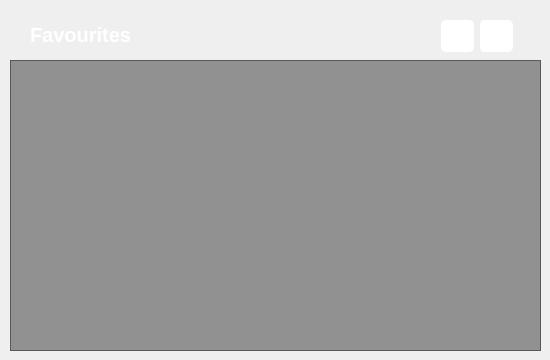
    <widget class="QWidget" name="favourites_page">
     <widget class="QLabel" name="label_10">
      <property name="geometry">
       <rect>
        <x>30</x>
        <y>10</y>
        <width>131</width>
        <height>50</height>
       </rect>
      </property>
      <property name="font">
       <font>
        <pointsize>15</pointsize>
        <weight>75</weight>
        <bold>true</bold>
       </font>
      </property>
      <property name="styleSheet">
       <string notr="true">color: rgb(255, 255, 255);
background-color: rgab(255, 255, 255, 0);</string>
      </property>
      <property name="text">
       <string>Favourites</string>
      </property>
     </widget>
     <widget class="QListWidget" name="favourites_listWidget">
      <property name="geometry">
       <rect>
        <x>10</x>
        <y>60</y>
        <width>531</width>
        <height>291</height>
       </rect>
      </property>
      <property name="font">
       <font>
        <pointsize>13</pointsize>
        <weight>75</weight>
        <bold>true</bold>
       </font>
      </property>
      <property name="cursor" stdset="0">
       <cursorShape>PointingHandCursor</cursorShape>
      </property>
      <property name="styleSheet">
       <string notr="true">color: rgb(86, 227, 194);
background-color: rgba(0, 0, 0, 100);

selection-background-color: rgb(255, 140, 64);
selection-color: rgb(255, 255, 255);
padding:10px;
</string>
      </property>
      <property name="verticalScrollBarPolicy">
       <enum>Qt::ScrollBarAlwaysOff</enum>
      </property>
      <property name="horizontalScrollBarPolicy">
       <enum>Qt::ScrollBarAlwaysOff</enum>
      </property>
     </widget>
     <widget class="QPushButton" name="delete_selected_favourite_btn">
      <property name="geometry">
       <rect>
        <x>441</x>
        <y>20</y>
        <width>33</width>
        <height>32</height>
       </rect>
      </property>
      <property name="cursor">
       <cursorShape>PointingHandCursor</cursorShape>
      </property>
      <property name="styleSheet">
       <string notr="true">background-color: rgb(255, 255, 255);
border-radius:5px;</string>
      </property>
      <property name="text">
       <string/>
      </property>
      <property name="icon">
       <iconset resource="res.qrc">
        <normaloff>:/img/utils/images/clear.png</normaloff>:/img/utils/images/clear.png</iconset>
      </property>
      <property name="iconSize">
       <size>
        <width>32</width>
        <height>32</height>
       </size>
      </property>
     </widget>
     <widget class="QPushButton" name="delete_all_favourites_btn">
      <property name="geometry">
       <rect>
        <x>480</x>
        <y>20</y>
        <width>33</width>
        <height>32</height>
       </rect>
      </property>
      <property name="cursor">
       <cursorShape>PointingHandCursor</cursorShape>
      </property>
      <property name="styleSheet">
       <string notr="true">background-color: rgb(255, 255, 255);
border-radius:5px;</string>
      </property>
      <property name="text">
       <string/>
      </property>
      <property name="icon">
       <iconset resource="res.qrc">
        <normaloff>:/img/utils/images/remove.png</normaloff>:/img/utils/images/remove.png</iconset>
      </property>
      <property name="iconSize">
       <size>
        <width>32</width>
        <height>32</height>
       </size>
      </property>
     </widget>
    </widget>
